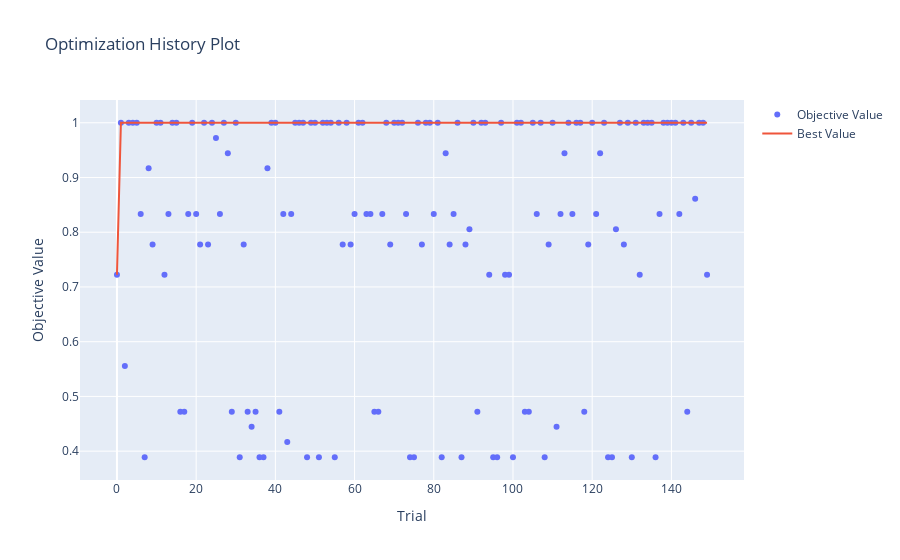
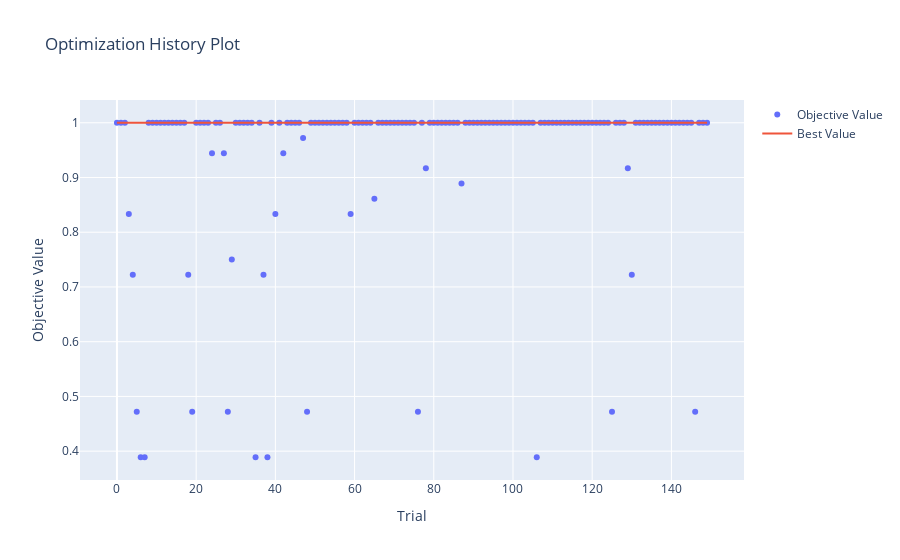
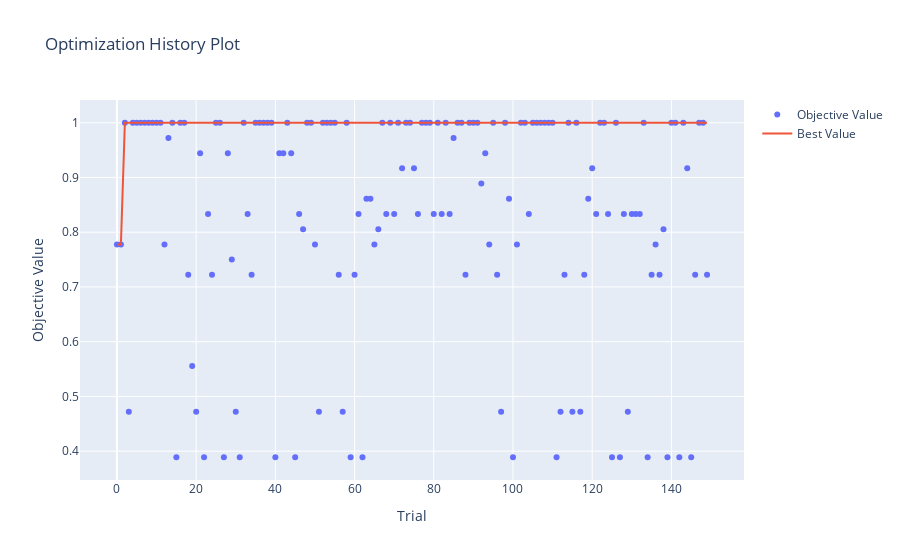
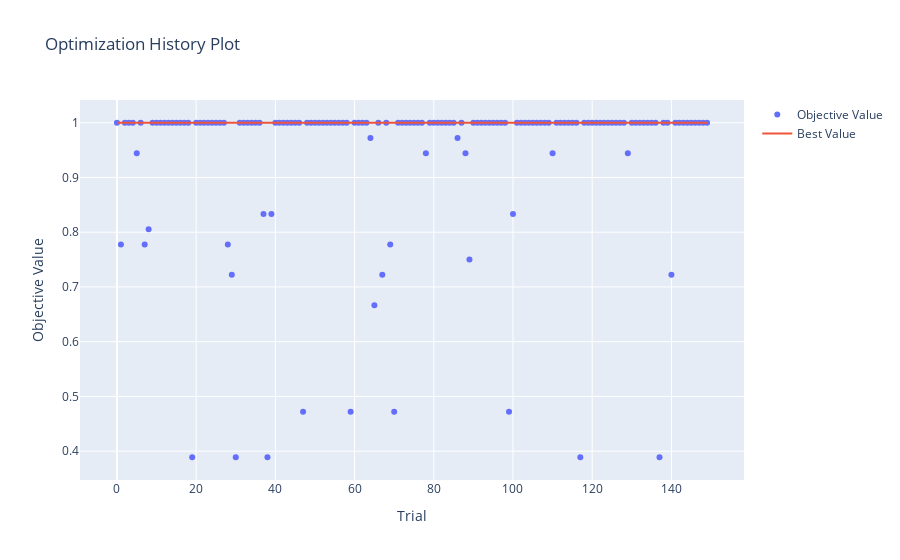

Write notebook code for charts like these, in order.
### Code cell
for study in studies:
    trial = study.best_trial
    show_params(trial)
    fig = optuna.visualization.plot_optimization_history(study)
    show(fig)

### Figure 1 — Plotly figure (JSON) as saved in the notebook; plotly's stock layout.template omitted (floating-point values rounded to 4 significant figures; data arrays with more than 128 entries replaced by an {"elided": "..."} marker saying what was removed)
{"data": [{"mode": "markers", "name": "Objective Value", "type": "scatter", "x": {"elided": "150 int values"}, "y": {"elided": "150 float values"}}, {"mode": "lines", "name": "Best Value", "type": "scatter", "x": {"elided": "150 int values"}, "y": {"elided": "150 float values"}}, {"marker": {"color": "#cccccc"}, "mode": "markers", "name": "Infeasible Trial", "showlegend": false, "type": "scatter", "x": [], "y": []}], "layout": {"title": {"text": "Optimization History Plot"}, "xaxis": {"title": {"text": "Trial"}}, "yaxis": {"title": {"text": "Objective Value"}}}}

### Figure 2 — Plotly figure (JSON) as saved in the notebook; plotly's stock layout.template omitted (floating-point values rounded to 4 significant figures; data arrays with more than 128 entries replaced by an {"elided": "..."} marker saying what was removed)
{"data": [{"mode": "markers", "name": "Objective Value", "type": "scatter", "x": {"elided": "150 int values"}, "y": {"elided": "150 float values"}}, {"mode": "lines", "name": "Best Value", "type": "scatter", "x": {"elided": "150 int values"}, "y": {"elided": "150 int values"}}, {"marker": {"color": "#cccccc"}, "mode": "markers", "name": "Infeasible Trial", "showlegend": false, "type": "scatter", "x": [], "y": []}], "layout": {"title": {"text": "Optimization History Plot"}, "xaxis": {"title": {"text": "Trial"}}, "yaxis": {"title": {"text": "Objective Value"}}}}

### Figure 3 — Plotly figure (JSON) as saved in the notebook; plotly's stock layout.template omitted (floating-point values rounded to 4 significant figures; data arrays with more than 128 entries replaced by an {"elided": "..."} marker saying what was removed)
{"data": [{"mode": "markers", "name": "Objective Value", "type": "scatter", "x": {"elided": "150 int values"}, "y": {"elided": "150 float values"}}, {"mode": "lines", "name": "Best Value", "type": "scatter", "x": {"elided": "150 int values"}, "y": {"elided": "150 float values"}}, {"marker": {"color": "#cccccc"}, "mode": "markers", "name": "Infeasible Trial", "showlegend": false, "type": "scatter", "x": [], "y": []}], "layout": {"title": {"text": "Optimization History Plot"}, "xaxis": {"title": {"text": "Trial"}}, "yaxis": {"title": {"text": "Objective Value"}}}}

### Figure 4 — Plotly figure (JSON) as saved in the notebook; plotly's stock layout.template omitted (floating-point values rounded to 4 significant figures; data arrays with more than 128 entries replaced by an {"elided": "..."} marker saying what was removed)
{"data": [{"mode": "markers", "name": "Objective Value", "type": "scatter", "x": {"elided": "150 int values"}, "y": {"elided": "150 float values"}}, {"mode": "lines", "name": "Best Value", "type": "scatter", "x": {"elided": "150 int values"}, "y": {"elided": "150 int values"}}, {"marker": {"color": "#cccccc"}, "mode": "markers", "name": "Infeasible Trial", "showlegend": false, "type": "scatter", "x": [], "y": []}], "layout": {"title": {"text": "Optimization History Plot"}, "xaxis": {"title": {"text": "Trial"}}, "yaxis": {"title": {"text": "Objective Value"}}}}
